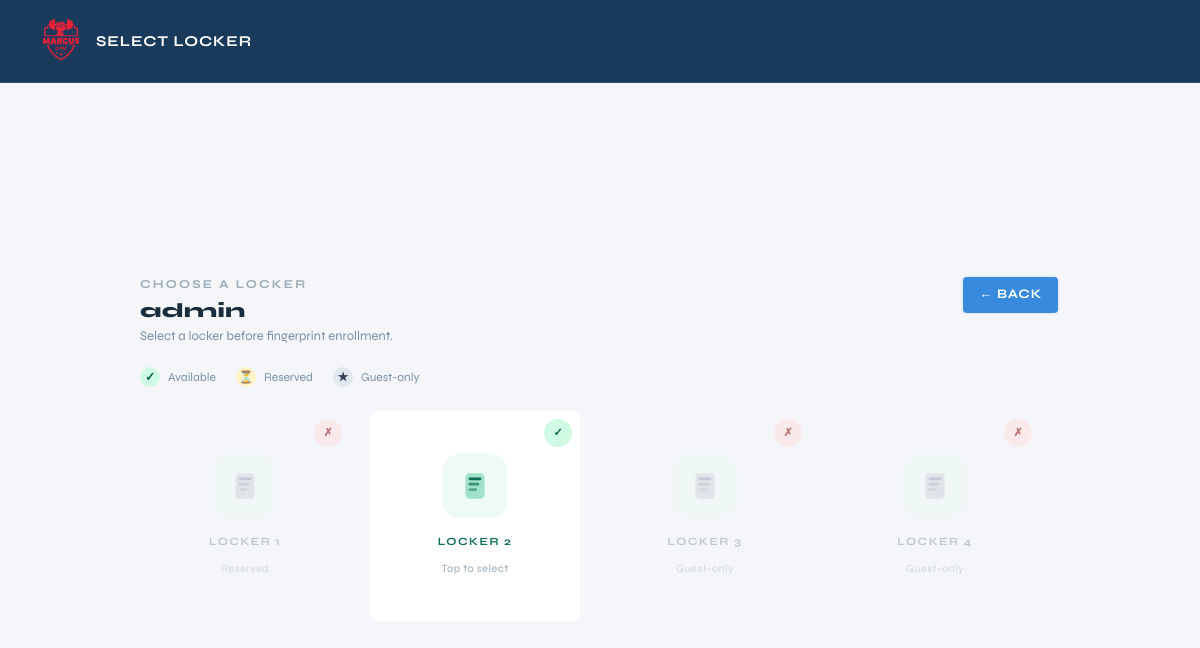
Screenshot of /user/select-locker (signed in) with the database file from the repository.
### tables this page shows
CREATE TABLE lockers (
              id INTEGER PRIMARY KEY AUTOINCREMENT,
              label TEXT NOT NULL,
              status TEXT NOT NULL DEFAULT 'available'
            );

### web.py (the view)
    @app.get("/user/select-locker")
    def user_select_locker():
        draft = session.get("registration_draft")
        if not isinstance(draft, dict) or not draft.get("full_name"):
            return redirect(url_for("user_register_form"))
        with connect() as conn:
            lockers = conn.execute(
                """SELECT id, label,
                   CASE WHEN id IN (1, 2) THEN 'member' ELSE 'guest' END AS locker_type,
                   CASE WHEN EXISTS(
                     SELECT 1 FROM members
                     WHERE locker_id = lockers.id
                     AND member_type = 'regular'
                     AND status = 'approved'
                   ) THEN 'member_assigned'
                   WHEN EXISTS(
                     SELECT 1 FROM members
                     WHERE locker_id = lockers.id
                     AND member_type = 'guest'
                     AND expiry_date > datetime('now', 'localtime')
                   ) THEN 'guest_assigned'
                   ELSE NULL END as assignment_status
                   FROM lockers ORDER BY id LIMIT 4"""
            ).fetchall()
        return render_template(
            "pages/user_select_locker.html",
            draft=draft,
            lockers=lockers,
        )

### db.py (called while the page is built, shortened)
def _db_path() -> Path:
    env_path = os.getenv("LOCKER_DB_PATH")
    if env_path:
        return Path(env_path)
    current_dir = Path(__file__).resolve().parent
    candidate_paths = [
        current_dir / "locker.sqlite3",
        current_dir / "locker.db",
        current_dir.parent / "locker.sqlite3",
        current_dir.parent / "locker.db",
    ]
    for path in candidate_paths:
        if path.exists():
            return path
    return current_dir.parent / "locker.sqlite3"

def _database_url() -> Optional[str]:
    return os.getenv("DATABASE_URL") or os.getenv("POSTGRES_URL")

def connect() -> DBConnection:
    database_url = _database_url()
    if database_url:
        if psycopg2 is None:
            raise RuntimeError("PostgreSQL support requires psycopg2-binary. Install it before using DATABASE_URL.")
        conn = psycopg2.connect(database_url)
        return DBConnection(conn, is_postgres=True)
    sqlite_conn = sqlite3.connect(
        _db_path(),
        timeout=60,
        check_same_thread=False,
    )
    sqlite_conn.execute("PRAGMA journal_mode=WAL;")
    sqlite_conn.execute("PRAGMA synchronous = NORMAL;")
    sqlite_conn.execute("PRAGMA foreign_keys = ON;")
    sqlite_conn.execute("PRAGMA busy_timeout = 60000;")
    return DBConnection(sqlite_conn, is_postgres=False)

    def __enter__(self) -> "DBConnection":
        if self._is_postgres:
            self._cursor = self._conn.cursor(cursor_factory=psycopg2.extras.RealDictCursor)
        else:
            self._conn.row_factory = sqlite3.Row
            self._cursor = self._conn.cursor()
        return self

    def __exit__(self, exc_type, exc, tb):
        try:
            if exc_type is not None:
                self._conn.rollback()
                return False
            self._conn.commit()
        finally:
            if self._cursor is not None:
                self._cursor.close()
            if self._conn is not None:
                self._conn.close()
        return False

    def _translate_sql(self, sql: str, params: Optional[Iterable[Any]] = None) -> str:
        if not self._is_postgres:
            return sql

### templates/pages/user_select_locker.html (shortened to what this page needs)
{% extends "layouts/base.html" %}
{% block body %}
<nav class="als-nav">
  <a href="/" class="als-logo-circle" style="text-decoration:none;">
    <img src="{{ url_for('static', filename='img/logo.png') }}" alt="Logo" />
  </a>
  <span class="als-brand">Select Locker</span>
</nav>
<main class="als-main" style="padding: 2.5rem 1.5rem;">
  <div style="width:100%; max-width:920px;">
    <div class="enrollment-header" style="display:flex; align-items:flex-start; justify-content:space-between; gap:16px; margin-bottom:18px;">
      <div>
        <p class="als-section-label" style="text-align:left; margin-bottom:6px;">Choose a locker</p>
        <h1 style="margin:0; font-size:20px; font-weight:800; color:#1a2d3e; letter-spacing:0.02em;">
          {{ draft["full_name"] }}
        </h1>
        <p style="margin:4px 0 0; font-size:13px; color:#7a8fa6;">
          Select a locker before fingerprint enrollment.
        </p>
      </div>
      <a href="/" class="btn-brand btn-back-mobile" style="text-decoration:none; display:inline-flex; align-items:center; padding: 8px 16px; border: 2px solid #e8eef7; border-radius: 6px; transition: all 0.2s ease;">← Back</a>
    </div>
    <div style="display:flex; gap:20px; margin:20px 0 24px; font-size:12px; color:#7a8fa6;">
      <div style="display:flex; align-items:center; gap:8px;">
        <div style="width:20px; height:20px; border-radius:50%; background:#d1fae5; display:flex; align-items:center; justify-content:center; color:#065f46; font-weight:700;">✓</div>
        <span>Available</span>
      </div>
      <div style="display:flex; align-items:center; gap:8px;">
        <div style="width:20px; height:20px; border-radius:50%; background:#fef3c7; display:flex; align-items:center; justify-content:center; color:#92400e; font-weight:700;">⏳</div>
        <span>Reserved</span>
      </div>
      <div style="display:flex; align-items:center; gap:8px;">
        <div style="width:20px; height:20px; border-radius:50%; background:#e2e8f0; display:flex; align-items:center; justify-content:center; color:#334155; font-weight:700;">★</div>
        <span>Guest-only</span>
      </div>
    </div>
    <div class="als-cards">
      {% for l in lockers %}
        <form method="post" action="/user/select-locker" style="margin:0;">
          {% if l['locker_type'] == 'member' and not l['assignment_status'] %}
            <button type="submit" class="als-card als-card--member available" style="background:#fff; border: none; padding: 0;">
              <div class="locker-status-badge available">✓</div>
              <div class="als-card-icon">
              </div>
              <div>
                <div class="als-card-label" style="color:#0f6e56;">{{ l["label"] }}</div>
                <div class="als-card-sub">Tap to select</div>
              </div>
            </button>
          {% else %}
            <button type="button" disabled class="als-card als-card--member occupied" style="background:#f5f7fa; border: none; padding: 0;">
              <div class="locker-status-badge occupied">✗</div>
              <div class="als-card-icon" style="opacity: 0.7;">
              </div>
              <div>
                <div class="als-card-label" style="color:#9aabb8;">{{ l["label"] }}</div>
                <div class="als-card-sub" style="color:#bcc5d0;">
                  {% if l['locker_type'] == 'guest' %}
                    Guest-only
                  {% else %}
                    Reserved
                  {% endif %}
                </div>
              </div>
            </button>
          {% endif %}
        </form>
      {% endfor %}
    </div>
  </div>
</main>
{% endblock %}

### templates/layouts/base.html (style rules this page uses)
:root { --brand-blue: #1a3a5c; --brand-teal: #0f6e56; --brand-accent: #378add; --brand-light: #f4f6f9; --brand-white: #ffffff; }
*, *::before, *::after { box-sizing: border-box; }
html, body { height: 100%; margin: 0; padding: 0; }
html, body { -ms-overflow-style: none; scrollbar-width: none; }
body { font-family: 'Syne', sans-serif; background: var(--brand-light); color: #1a2d3e; font-size: 16px; }
.als-nav { display: flex; align-items: center; gap: 14px; padding: 16px 20px; background: var(--brand-blue); border-bottom: 1px solid rgba(255,255,255,0.08); position: sticky; top: 0; z-index: 100; flex-wrap: wrap; }
.als-logo-circle { width: 42px; height: 42px; display: flex; align-items: center; justify-content: center; flex-shrink: 0; }
.als-logo-circle img { width: 70px; height: 70px; object-fit: contain; }
.als-brand { font-size: 15px; font-weight: 700; color: #fff; letter-spacing: 0.06em; text-transform: uppercase; }
.btn-brand { background: var(--brand-accent); color: #fff; border: none; border-radius: 10px; padding: 10px 22px; font-family: 'Syne', sans-serif; font-weight: 700; font-size: 13px; letter-spacing: 0.06em; text-transform: uppercase; cursor: pointer; transition: background 0.15s; }
.als-card { width: 210px; height: 210px; background: var(--brand-white); border-radius: 20px; border: 1px solid #e2e8f0; display: flex; flex-direction: column; align-items: center; justify-content: center; gap: 16px; text-decoration: none; cursor: pointer; transition: transform 0.18s ease, box-shadow 0.18s ease, border-color 0.18s ease; position: relative; overflow: hidden; }
.als-card::before { content: ''; position: absolute; inset: 0; opacity: 0; transition: opacity 0.18s; pointer-events: none; }
.als-card--member::before { background: linear-gradient(135deg, #edfaf5 0%, #fff 60%); }
.als-card-icon { width: 64px; height: 64px; border-radius: 16px; display: flex; align-items: center; justify-content: center; position: relative; z-index: 1; }
.als-card--member .als-card-icon { background: #edfaf5; }
.als-card-label { font-size: 11px; font-weight: 700; letter-spacing: 0.13em; text-transform: uppercase; text-align: center; line-height: 1.5; position: relative; z-index: 1; }
.als-card--member .als-card-label { color: var(--brand-teal); }
.als-card-sub { font-size: 11px; color: #9aabb8; letter-spacing: 0.04em; position: relative; z-index: 1; margin-top: 10px; }
.als-main { min-height: calc(100vh - 70px); display: flex; align-items: center; justify-content: center; flex-direction: column; gap: 2rem; padding: 3rem 1.5rem; }
.als-section-label { font-size: 12px; font-weight: 700; letter-spacing: 0.18em; text-transform: uppercase; color: #9aabb8; text-align: center; margin: 0; }
.als-cards { display: flex; flex-wrap: wrap; gap: 20px; justify-content: center; }
@media (min-width: 769px) { .als-nav { padding: 20px 40px; } }
@media (min-width: 769px) { .als-brand { font-size: 15px; } }
@media (min-width: 769px) { .als-logo-circle { width: 42px; height: 42px; } }
@media (min-width: 769px) { .als-logo-circle img { width: 70px; height: 70px; } }
@media (min-width: 769px) { .als-main { padding: 3rem 1.5rem; gap: 2rem; } }
@media (min-width: 769px) { .als-card { width: 210px; height: 210px; gap: 16px; } }
@media (min-width: 769px) { .als-card-icon { width: 64px; height: 64px; } }
@media (min-width: 769px) { .als-card-label { font-size: 11px; } }
@media (min-width: 769px) { .als-card-sub { font-size: 11px; } }
@media (min-width: 769px) { .btn-brand { padding: 10px 22px; font-size: 13px; } }

### rows the page displays
lockers: label "LOCKER 1", shows "Reserved"
lockers: label "LOCKER 2"
lockers: label "LOCKER 3", shows "Guest-only"
lockers: label "LOCKER 4", shows "Guest-only"

### other values shown
{{ draft["full_name"] }} "admin"
